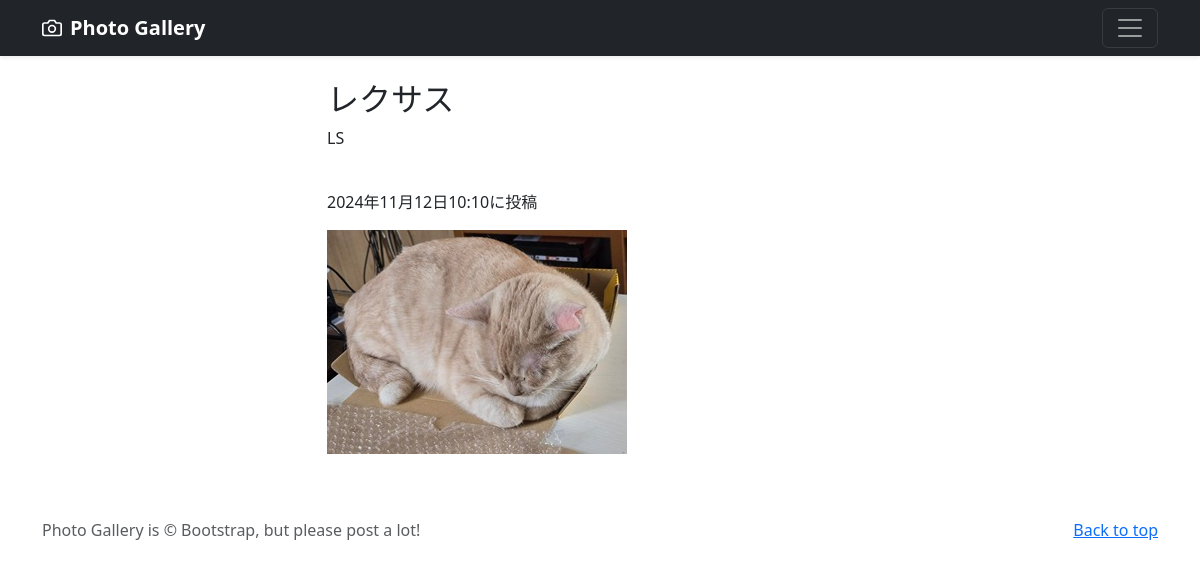
The app's page /photo-detail/2 (signed in) with its own data.
### photo/models.py (models this page shows, shortened)
class PhotoPost(models.Model):
    user = models.ForeignKey(
        CustomUser,
        verbose_name='ユーザー',
        on_delete=models.CASCADE
    )
    category = models.ForeignKey(
        Category,
        verbose_name='カテゴリ',
        on_delete=models.PROTECT
    )
    title = models.CharField(
        verbose_name='タイトル',
        max_length=200
    )
    comment = models.TextField(
        verbose_name='コメント'
    )
    image1 = models.ImageField(
        verbose_name='イメージ１',
        upload_to = 'photos'
    )
    image2 = models.ImageField(
        verbose_name='イメージ２',
        upload_to = 'photos',
        blank=True,
        null=True
    )
    posted_at = models.DateTimeField(
        verbose_name='投稿日時',
        auto_now_add=True
    )

### photo/views.py (the view)
# urls.py: path('photo-detail/<int:pk>', views.DetailView.as_view(),name = 'photo_detail'),
class DetailView(DetailView):
    template_name ='detail.html'
    model = PhotoPost

### photo/templates/detail.html (shortened to what this page needs)
{% extends 'base.html' %}
    {% block contents %}
    <br>
    <div class="container">
        <div class="row">
            <div class="col offset-3">
                <h2>{{object.title}}</h2>
                <p>{{object.comment}}</p>
                <br>
                <p>{{object.posted_at}}に投稿</p>
                <p><img src="{{ object.image1.url }}"></img></p>
            </div>
        </div>
    </div>
    {% endblock %}

### records on screen
PhotoPost: title "レクサス", comment "LS", posted_at "2024年11月12日10:10", image1 (picture)
